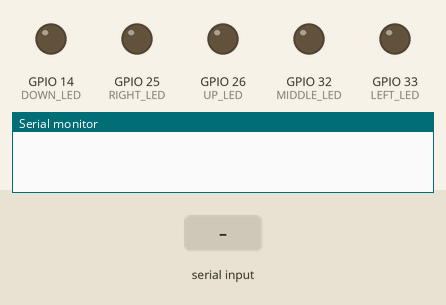
A sketch run on a simulated ESP32. On the bench: output pins drawn as LEDs (lit = HIGH), the last lines printed to the serial monitor. The test bench sets the inputs (shaded band).

Above: at 1.2 s.
1.3 s: "TOP LEFT\n" received over Serial
At 2.5 s:
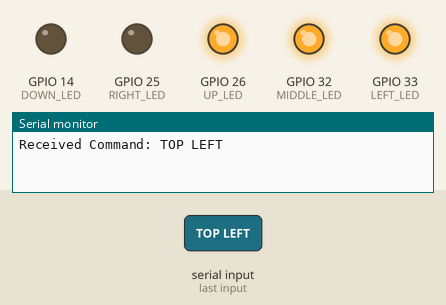
2.8 s: "TOP RIGHT\n" received over Serial
At 3.7 s:
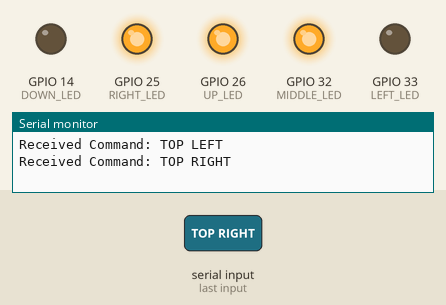
4.3 s: "LEFT\n" received over Serial
At 4.9 s:
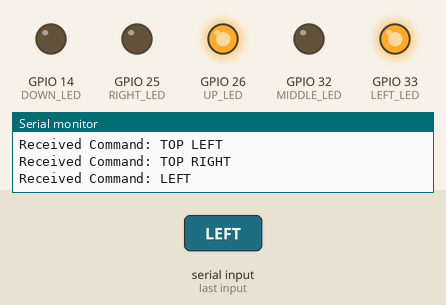
5.8 s: "MIDDLE\n" received over Serial
At 7.0 s:
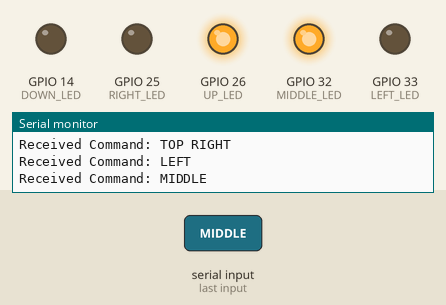
7.3 s: "RIGHT\n" received over Serial
At 8.4 s:
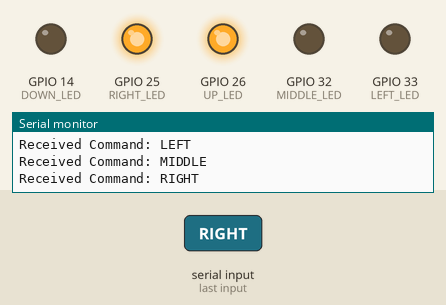
8.8 s: "DOWN\n" received over Serial
At 9.5 s:
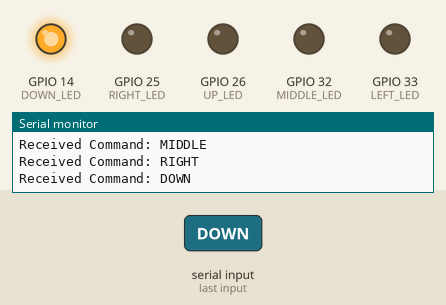
Timing chart, 0 to 11.3 s (numbered marks = the images above; inputs shaded):
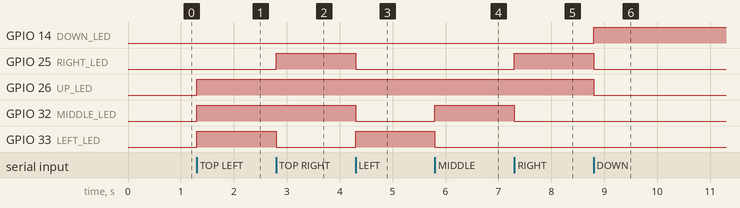

Measured:
- after the input at 1.3 s, GPIO 26 (UP_LED), GPIO 32 (MIDDLE_LED), GPIO 33 (LEFT_LED): LOW → HIGH at once
- after the input at 2.8 s, GPIO 25 (RIGHT_LED): LOW → HIGH at once; GPIO 33 (LEFT_LED): HIGH → LOW at once
- after the input at 4.3 s, GPIO 25 (RIGHT_LED), GPIO 32 (MIDDLE_LED): HIGH → LOW at once; GPIO 33 (LEFT_LED): LOW → HIGH at once
- after the input at 5.8 s, GPIO 32 (MIDDLE_LED): LOW → HIGH at once; GPIO 33 (LEFT_LED): HIGH → LOW at once
- after the input at 7.3 s, GPIO 25 (RIGHT_LED): LOW → HIGH at once; GPIO 32 (MIDDLE_LED): HIGH → LOW at once
- after the input at 8.8 s, GPIO 14 (DOWN_LED): LOW → HIGH at once; GPIO 25 (RIGHT_LED), GPIO 26 (UP_LED): HIGH → LOW at once

The sketch:

Capstone_Python_Serial.ino
```cpp
//RED
#define LEFT_LED 33
//WHITE
#define MIDDLE_LED 32
//RED
#define RIGHT_LED 25
//GREEN
#define UP_LED 26
//GREEN
#define DOWN_LED 14

void setup() {
    Serial.begin(115200);
    pinMode(LEFT_LED, OUTPUT);
    pinMode(MIDDLE_LED, OUTPUT);
    pinMode(RIGHT_LED, OUTPUT);
    pinMode(UP_LED, OUTPUT);
    pinMode(DOWN_LED, OUTPUT);

    //Turn off all LEDs
    digitalWrite(LEFT_LED, LOW);
    digitalWrite(MIDDLE_LED, LOW);
    digitalWrite(RIGHT_LED, LOW);
    digitalWrite(UP_LED, LOW);
    digitalWrite(DOWN_LED, LOW);
}

void loop() {
    if (Serial.available()) {  // Check if Serial Data is seen
        String command = Serial.readStringUntil('\n');  // Read Serial Data
        command.trim();  //

        //Turn OFF all LEDs
        digitalWrite(LEFT_LED, LOW);
        digitalWrite(MIDDLE_LED, LOW);
        digitalWrite(RIGHT_LED, LOW);
        digitalWrite(UP_LED, LOW);
        digitalWrite(DOWN_LED, LOW);

        //Check received command and turn on corresponding LED
        if (command == "TOP LEFT") {
            digitalWrite(LEFT_LED, HIGH);
            digitalWrite(UP_LED, HIGH);
            digitalWrite(MIDDLE_LED, HIGH);
        } else if (command == "TOP RIGHT") {
            digitalWrite(RIGHT_LED, HIGH);
            digitalWrite(UP_LED, HIGH);
            digitalWrite(MIDDLE_LED, HIGH);
        } else if (command == "LEFT") {
            digitalWrite(LEFT_LED, HIGH);
            digitalWrite(UP_LED, HIGH);
        } else if (command == "MIDDLE") {
            digitalWrite(MIDDLE_LED, HIGH);
            digitalWrite(UP_LED, HIGH);
        } else if (command == "RIGHT") {
            digitalWrite(RIGHT_LED, HIGH);
            digitalWrite(UP_LED, HIGH);
        } else if (command == "DOWN") {
            digitalWrite(DOWN_LED, HIGH);
        }

        //Debugging Output (Check this in Serial Monitor)**
        Serial.print("Received Command: ");
        Serial.println(command);
    }
}
```
